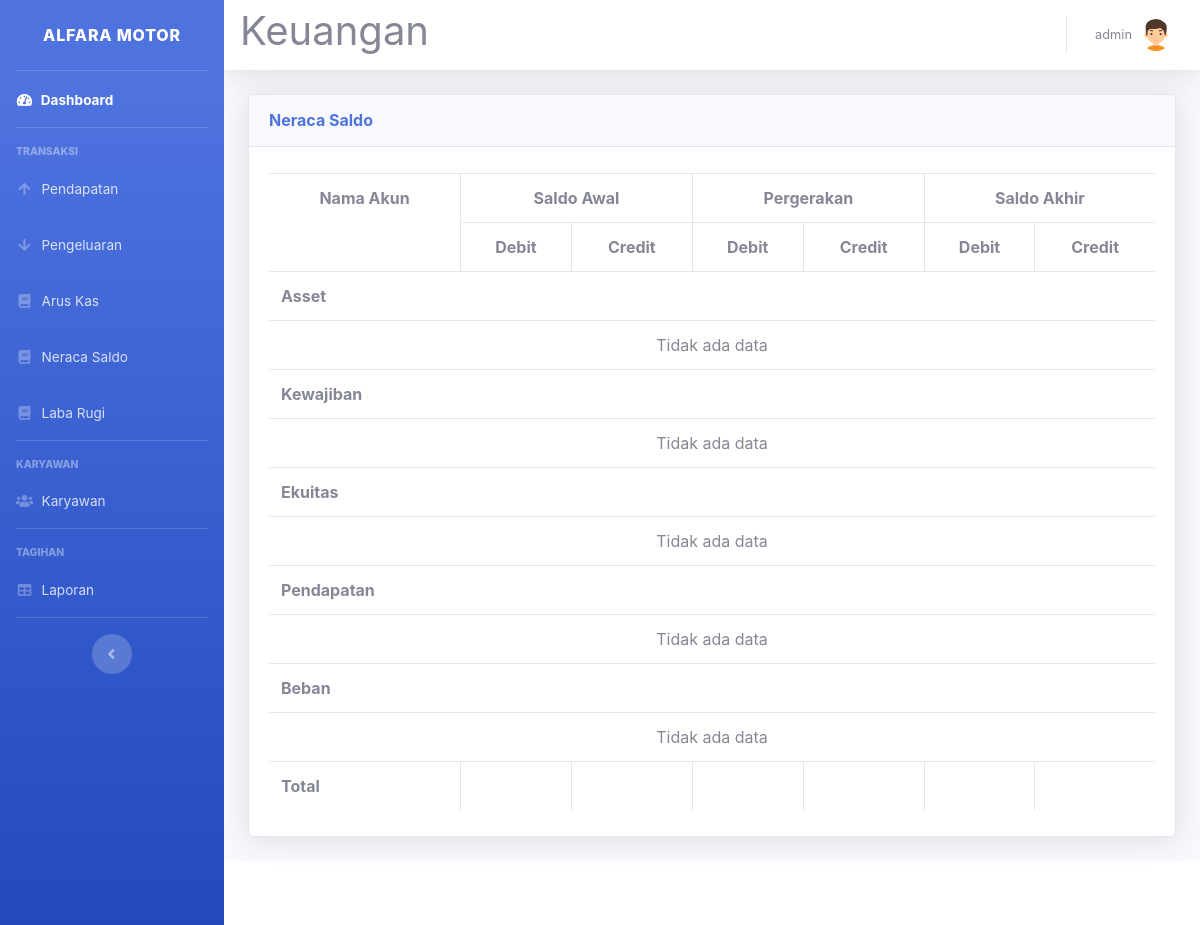
Page /neraca-saldo-lihat.php (signed in) on the earlier database version.
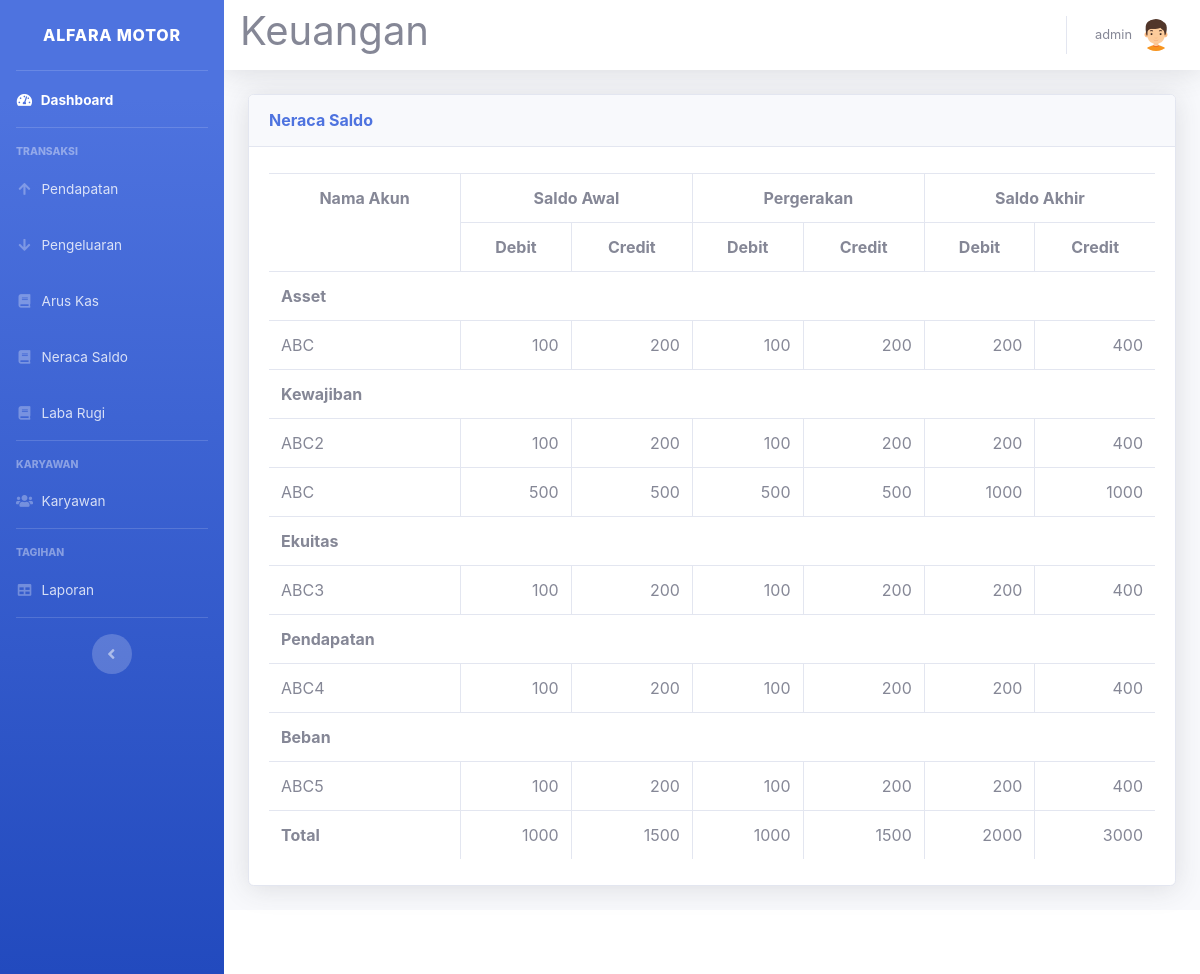
Same page on the later database version.
### tables this page shows
CREATE TABLE `neraca_saldo` (
  `id_neraca_saldo` int(11) NOT NULL,
  `tanggal` date NOT NULL,
  `nama_akun` varchar(100) DEFAULT NULL,
  `saldo_awal_debit` int(30) DEFAULT NULL,
  `saldo_awal_kredit` int(30) DEFAULT NULL,
  `pergerakan_debit` int(30) DEFAULT NULL,
  `pergerakan_kredit` int(30) DEFAULT NULL,
  `status` varchar(50) DEFAULT NULL,
  `id_user` int(11) DEFAULT NULL
);

### neraca-saldo-lihat.php (the view, shortened to what the changed rows need)
<!DOCTYPE html>
<html lang="en">
<head>
    <link href="vendor/fontawesome-free/css/all.min.css" rel="stylesheet" type="text/css">
    <link href="css/sb-admin-2.min.css" rel="stylesheet">
    <link href="vendor/datatables/dataTables.bootstrap4.min.css" rel="stylesheet">
</head>
<body id="page-top">
    <?php
    require 'sidebar.php'; ?>
    <div id="content">
        <?php require 'navbar.php'; ?>
        <div class="container-fluid">
            <div class="card shadow mb-4">
                <div class="card-body">
                    <div class="table-responsive">
                        <table class="table table-bordered" id="dataTable" width="100%" cellspacing="0">
                            <tr>
                                <th rowspan="2" style="text-align:center">Nama Akun</th>
                                <th colspan="2" style="text-align:center">Saldo Awal</th>
                                <th colspan="2" style="text-align:center">Pergerakan</th>
                                <th colspan="2" style="text-align:center">Saldo Akhir</th>
                            </tr>
                            <tr>
                                <th style="text-align:center">Debit</th>
                                <th style="text-align:center">Credit</th>
                                <th style="text-align:center">Debit</th>
                                <th style="text-align:center">Credit</th>
                                <th style="text-align:center">Debit</th>
                                <th style="text-align:center">Credit</th>
                            </tr>
                            <tr>
                                <th colspan="8" style="text-align:left">Asset</th>
                            </tr>
                            <?php
                            include('koneksi.php');
                            $sql = "SELECT * FROM neraca_saldo WHERE status = 1";
                            $result = $koneksi->query($sql);
                            if ($result->num_rows > 0) {
                                while ($row = $result->fetch_assoc()) {
                                    echo "<tr>";
                                    echo "<td>" . $row["nama_akun"] . "</td>";
                                    echo "<td style='text-align:right'>" . $row["saldo_awal_debit"] . "</td>";
                                    echo "<td style='text-align:right'>" . $row["saldo_awal_kredit"] . "</td>";
                                    echo "<td style='text-align:right'>" . $row["pergerakan_debit"] . "</td>";
                                    echo "<td style='text-align:right'>" . $row["pergerakan_kredit"] . "</td>";
                                    $saldo_akhir_debit = $row["saldo_awal_debit"] + $row["pergerakan_debit"];
                                    $saldo_akhir_kredit = $row["saldo_awal_kredit"] + $row["pergerakan_kredit"];
                                    echo "<td style='text-align:right'>" . $saldo_akhir_debit . "</td>";
                                    echo "<td style='text-align:right'>" . $saldo_akhir_kredit . "</td>";
                                    echo "</tr>";
                                }
                            } else {
                                echo "<tr><td colspan='7' style='text-align:center'>Tidak ada data</td></tr>";
                            }
                            ?>
                            <tr>
                                <th colspan="8" style="text-align:left">Kewajiban</th>
                            </tr>
                            <?php
                            include('koneksi.php');
                            $sql = "SELECT * FROM neraca_saldo WHERE status = 2";
                            $result = $koneksi->query($sql);
                            if ($result->num_rows > 0) {
                                while ($row = $result->fetch_assoc()) {
                                    echo "<tr>";
                                    echo "<td>" . $row["nama_akun"] . "</td>";
                                    echo "<td style='text-align:right'>" . $row["saldo_awal_debit"] . "</td>";
                                    echo "<td style='text-align:right'>" . $row["saldo_awal_kredit"] . "</td>";
                                    echo "<td style='text-align:right'>" . $row["pergerakan_debit"] . "</td>";
                                    echo "<td style='text-align:right'>" . $row["pergerakan_kredit"] . "</td>";
                                    $saldo_akhir_debit = $row["saldo_awal_debit"] + $row["pergerakan_debit"];
                                    $saldo_akhir_kredit = $row["saldo_awal_kredit"] + $row["pergerakan_kredit"];
                                    echo "<td style='text-align:right'>" . $saldo_akhir_debit . "</td>";
                                    echo "<td style='text-align:right'>" . $saldo_akhir_kredit . "</td>";
                                    echo "</tr>";
                                }
                            } else {
                                echo "<tr><td colspan='7' style='text-align:center'>Tidak ada data</td></tr>";
                            }
                            ?>
                            <tr>
                                <th colspan="8" style="text-align:left">Ekuitas</th>
                            </tr>
                            <?php
                            include('koneksi.php');
                            $sql = "SELECT * FROM neraca_saldo WHERE status = 3";
                            $result = $koneksi->query($sql);
                            if ($result->num_rows > 0) {
                                while ($row = $result->fetch_assoc()) {
                                    echo "<tr>";
                                    echo "<td>" . $row["nama_akun"] . "</td>";
                                    echo "<td style='text-align:right'>" . $row["saldo_awal_debit"] . "</td>";
                                    echo "<td style='text-align:right'>" . $row["saldo_awal_kredit"] . "</td>";
                                    echo "<td style='text-align:right'>" . $row["pergerakan_debit"] . "</td>";
                                    echo "<td style='text-align:right'>" . $row["pergerakan_kredit"] . "</td>";
                                    $saldo_akhir_debit = $row["saldo_awal_debit"] + $row["pergerakan_debit"];
                                    $saldo_akhir_kredit = $row["saldo_awal_kredit"] + $row["pergerakan_kredit"];
                                    echo "<td style='text-align:right'>" . $saldo_akhir_debit . "</td>";
                                    echo "<td style='text-align:right'>" . $saldo_akhir_kredit . "</td>";
                                    echo "</tr>";
                                }
                            } else {
                                echo "<tr><td colspan='7' style='text-align:center'>Tidak ada data</td></tr>";
                            }
                            ?>
                            <tr>
                                <th colspan="8" style="text-align:left">Pendapatan</th>
                            </tr>
                            <?php
                            include('koneksi.php');
                            $sql = "SELECT * FROM neraca_saldo WHERE status = 4";
                            $result = $koneksi->query($sql);
                            if ($result->num_rows > 0) {
                                while ($row = $result->fetch_assoc()) {
                                    echo "<tr>";
                                    echo "<td>" . $row["nama_akun"] . "</td>";
                                    echo "<td style='text-align:right'>" . $row["saldo_awal_debit"] . "</td>";
                                    echo "<td style='text-align:right'>" . $row["saldo_awal_kredit"] . "</td>";
                                    echo "<td style='text-align:right'>" . $row["pergerakan_debit"] . "</td>";
                                    echo "<td style='text-align:right'>" . $row["pergerakan_kredit"] . "</td>";
                                    $saldo_akhir_debit = $row["saldo_awal_debit"] + $row["pergerakan_debit"];
                                    $saldo_akhir_kredit = $row["saldo_awal_kredit"] + $row["pergerakan_kredit"];
                                    echo "<td style='text-align:right'>" . $saldo_akhir_debit . "</td>";
                                    echo "<td style='text-align:right'>" . $saldo_akhir_kredit . "</td>";
                                    echo "</tr>";
                                }
                            } else {
                                echo "<tr><td colspan='7' style='text-align:center'>Tidak ada data</td></tr>";
                            }
                            ?>
                            <tr>
                                <th colspan="8" style="text-align:left">Beban</th>
                            </tr>
                            <?php
                            include('koneksi.php');
                            $sql = "SELECT * FROM neraca_saldo WHERE status = 5";
                            $result = $koneksi->query($sql);
                            if ($result->num_rows > 0) {
                                while ($row = $result->fetch_assoc()) {
                                    echo "<tr>";
                                    echo "<td>" . $row["nama_akun"] . "</td>";
                                    echo "<td style='text-align:right'>" . $row["saldo_awal_debit"] . "</td>";
                                    echo "<td style='text-align:right'>" . $row["saldo_awal_kredit"] . "</td>";
                                    echo "<td style='text-align:right'>" . $row["pergerakan_debit"] . "</td>";
                                    echo "<td style='text-align:right'>" . $row["pergerakan_kredit"] . "</td>";
                                    $saldo_akhir_debit = $row["saldo_awal_debit"] + $row["pergerakan_debit"];
                                    $saldo_akhir_kredit = $row["saldo_awal_kredit"] + $row["pergerakan_kredit"];
                                    echo "<td style='text-align:right'>" . $saldo_akhir_debit . "</td>";
                                    echo "<td style='text-align:right'>" . $saldo_akhir_kredit . "</td>";
                                    echo "</tr>";
                                }
                            } else {
                                echo "<tr><td colspan='7' style='text-align:center'>Tidak ada data</td></tr>";
                            }
                            ?>
                            <tr>
                                <th style="text-align:left">Total</th>
                                <?php
                                include('koneksi.php');
                                $sql_total_debit = "SELECT SUM(saldo_awal_debit) AS total_debit FROM neraca_saldo";
                                $result_total_debit = $koneksi->query($sql_total_debit);
                                if ($result_total_debit) {
                                    $row_total_debit = $result_total_debit->fetch_assoc();
                                    $total_debit = $row_total_debit['total_debit'];
                                } else {
                                    $total_debit = 0;
                                }
                                $sql_total_kredit = "SELECT SUM(saldo_awal_kredit) AS total_kredit FROM neraca_saldo";
                                $result_total_kredit = $koneksi->query($sql_total_kredit);
                                if ($result_total_kredit) {
                                    $row_total_kredit = $result_total_kredit->fetch_assoc();
                                    $total_kredit = $row_total_kredit['total_kredit'];
                                } else {
                                    $total_kredit = 0;
                                }
                                $sql_total_pergerakan_debit = "SELECT SUM(pergerakan_debit) AS total_pergerakan_debit FROM neraca_saldo";
                                $result_total_pergerakan_debit = $koneksi->query($sql_total_pergerakan_debit);
                                if ($result_total_pergerakan_debit) {
                                    $row_total_pergerakan_debit = $result_total_pergerakan_debit->fetch_assoc();
                                    $total_pergerakan_debit = $row_total_pergerakan_debit['total_pergerakan_debit'];
                                } else {
                                    $total_pergerakan_debit = 0;
                                }
                                $sql_total_pergerakan_kredit = "SELECT SUM(pergerakan_kredit) AS total_pergerakan_kredit FROM neraca_saldo";
                                $result_total_pergerakan_kredit = $koneksi->query($sql_total_pergerakan_kredit);
                                if ($result_total_pergerakan_kredit) {
                                    $row_total_pergerakan_kredit = $result_total_pergerakan_kredit->fetch_assoc();
                                    $total_pergerakan_kredit = $row_total_pergerakan_kredit['total_pergerakan_kredit'];
                                } else {
                                    $total_pergerakan_kredit = 0;
                                }
                                $sql_total_saldo_akhir_debit = "SELECT SUM(saldo_awal_debit + pergerakan_debit) AS total_saldo_akhir_debit FROM neraca_saldo";
                                $result_total_saldo_akhir_debit = $koneksi->query($sql_total_saldo_akhir_debit);
                                if ($result_total_saldo_akhir_debit) {
                                    $row_total_saldo_akhir_debit = $result_total_saldo_akhir_debit->fetch_assoc();
                                    $total_saldo_akhir_debit = $row_total_saldo_akhir_debit['total_saldo_akhir_debit'];
                                } else {
                                    $total_saldo_akhir_debit = 0;
                                }
                                $sql_total_saldo_akhir_kredit = "SELECT SUM(saldo_awal_kredit + pergerakan_kredit) AS total_saldo_akhir_kredit FROM neraca_saldo";
                                $result_total_saldo_akhir_kredit = $koneksi->query($sql_total_saldo_akhir_kredit);
                                if ($result_total_saldo_akhir_kredit) {
                                    $row_total_saldo_akhir_kredit = $result_total_saldo_akhir_kredit->fetch_assoc();
                                    $total_saldo_akhir_kredit = $row_total_saldo_akhir_kredit['total_saldo_akhir_kredit'];
                                } else {
                                    $total_saldo_akhir_kredit = 0;
                                }
                                ?>
                                <td style='text-align:right'><?php echo $total_debit; ?></td>
                                <td style='text-align:right'><?php echo $total_kredit; ?></td>
                                <td style='text-align:right'><?php echo $total_pergerakan_debit; ?></td>
                                <td style='text-align:right'><?php echo $total_pergerakan_kredit; ?></td>
                                <td style='text-align:right'><?php echo $total_saldo_akhir_debit; ?></td>
                                <td style='text-align:right'><?php echo $total_saldo_akhir_kredit; ?></td>
                            </tr>
                        </table>
                    </div>
                </div>
            </div>
        </div>
    </div>
    </div>
    </div>
</body>
</html>

Differences in the rows shown:
added neraca_saldo: nama_akun "ABC", saldo_awal_debit "100", saldo_awal_kredit "200", pergerakan_debit "100", pergerakan_kredit "200", saldo_akhir_debit "200", saldo_akhir_kredit "400", shown under "Neraca Saldo"
added neraca_saldo: nama_akun "ABC2", saldo_awal_debit "100", saldo_awal_kredit "200", pergerakan_debit "100", pergerakan_kredit "200", saldo_akhir_debit "200", saldo_akhir_kredit "400"
added neraca_saldo: nama_akun "ABC", saldo_awal_debit "500", saldo_awal_kredit "500", pergerakan_debit "500", pergerakan_kredit "500", saldo_akhir_debit "1000", saldo_akhir_kredit "1000"
added neraca_saldo: nama_akun "ABC3", saldo_awal_debit "100", saldo_awal_kredit "200", pergerakan_debit "100", pergerakan_kredit "200", saldo_akhir_debit "200", saldo_akhir_kredit "400"
added neraca_saldo: nama_akun "ABC4", saldo_awal_debit "100", saldo_awal_kredit "200", pergerakan_debit "100", pergerakan_kredit "200", saldo_akhir_debit "200", saldo_akhir_kredit "400"
added neraca_saldo: nama_akun "ABC5", saldo_awal_debit "100", saldo_awal_kredit "200", pergerakan_debit "100", pergerakan_kredit "200", saldo_akhir_debit "200", saldo_akhir_kredit "400"
Other differences:
$total_debit: (not shown) → "1000"
$total_kredit: (not shown) → "1500"
$total_pergerakan_debit: (not shown) → "1000"
$total_pergerakan_kredit: (not shown) → "1500"
$total_saldo_akhir_debit: (not shown) → "2000"
$total_saldo_akhir_kredit: (not shown) → "3000"
text no longer shown: "Tidak ada data Tidak ada data Tidak ada data Tidak ada data Tidak ada data"
